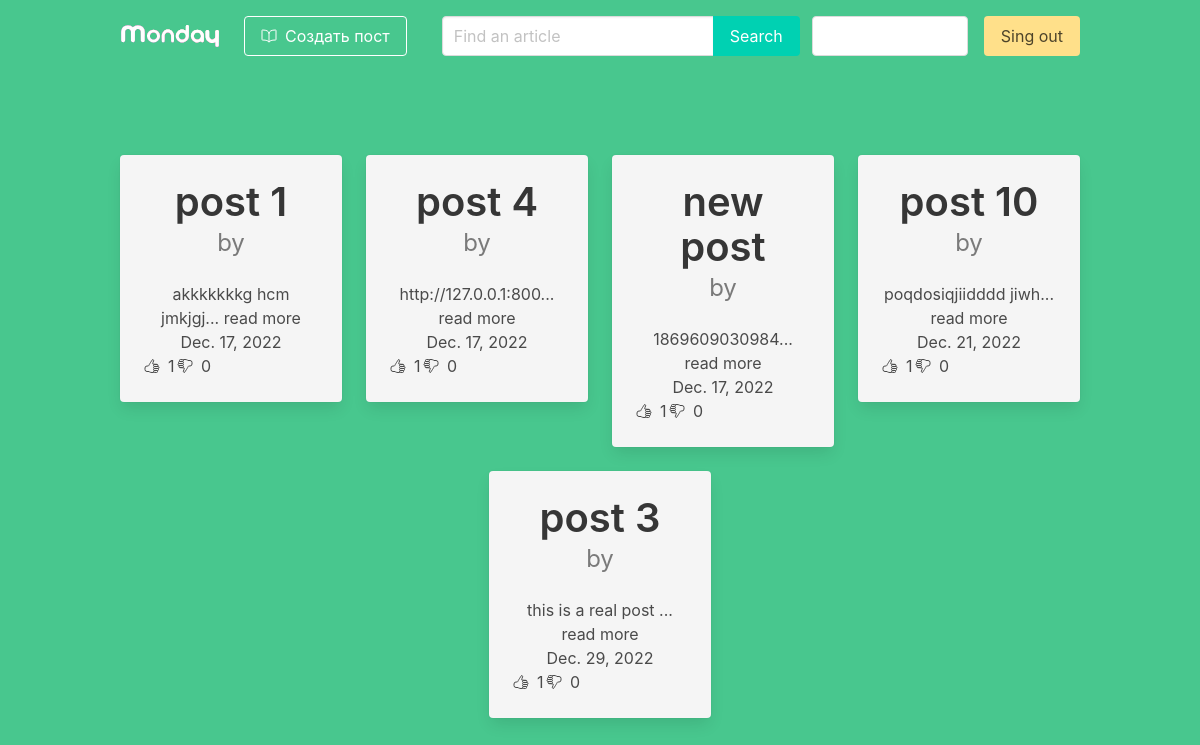
Screenshot of /articles/ (signed in) with the database file from the repository.
### articles/models.py (models this page shows)
class Article(models.Model):
    title = models.CharField(max_length=255)
    text = models.TextField(null=True)
    slug = models.SlugField(unique=True)
    date = models.DateField(auto_now=True)
    thumb = models.ImageField(default='image.jpg', blank=True)
    author = models.ForeignKey(User, default=None, on_delete=models.CASCADE)
    likes = models.ManyToManyField(User, related_name='likes')
    dislikes = models.ManyToManyField(User, related_name='dislikes')
    def __str__(self):
        return self.title
    def snippet(self):
        return self.text[:20] + '... read more'
    def total_likes(self):
        return self.likes.count()
    def total_dislikes(self):
        return self.dislikes.count()

### articles/views.py (the view)
# urls.py: path('articles/', views.articles, name='articles'),
@login_required(login_url='/users/sign-in/')
def articles(request):
    article = Article.objects.all().order_by('date')
    search = request.GET.get('search')
    article = article.filter(Q(title__icontains=search) |
                             Q(text__icontains=search)) if search else article
    return render(request, 'articles.html', {
        'article': article,
    })

### articles/templates/articles.html
{% extends 'base_layout.html' %}
{% load static %}
{% block content %}
    <div class="hero-body">
        <div class="container">
            <div class="columns is-centered is-multiline">
                {% for item in article %}
                    <div class="column is-3">
                        <a href="{% url 'articles:article_detail' item.slug %}">
                            <div class="card has-background-light has-text-centered">
                                <div class="card-content">
                                    <div class="media">
                                        <div class="media-content">
                                            <p class="title has-text-dark is-2">
                                                {{ item }}
                                            </p>
                                            {% if user == article.author %}
                                                <p class="subtitle is-4 has-text-grey">by you</p>
                                            {% else %}
                                                <p class="subtitle is-4 has-text-grey">by {{ article.author }}</p>
                                            {% endif %}
                                        </div>
                                    </div>
                                    <div class="content ">
                                        {{ item.snippet }}
                                        <br>
                                        <div>{{ item.date }}</div>
                                        <div class="columns">
                                            <div class="column is-2">
                                                <div class="columns is-gapless">
                                                    <div class="column">
                                                        <ion-icon name=  "thumbs-up-outline" class="mt-1"></ion-icon>
                                                    </div>
                                                    <div class="column">
                                                        <span class="ml-2">{{ item.total_likes }}</span>
                                                    </div>
                                                </div>
                                            </div>
                                            <div class="column is-2">
                                                <div class="columns is-gapless">
                                                    <div class="column">
                                                        <ion-icon name="thumbs-down-outline"
                                                                  class="mt-1"></ion-icon>
                                                    </div>
                                                    <div class="column">
                                                        <span class="ml-2">{{ item.total_dislikes }}</span>
                                                    </div>
                                                </div>
                                            </div>
                                        </div>
                                    </div>
                                </div>
                            </div>
                        </a>
                    </div>
                {% endfor %}
            </div>
        </div>
    </div>
{% endblock %}

### rows the page displays
Article: title "post 1", snippet "akkkkkkkg hcm jmkjgj... read more", date "Dec. 17, 2022", total_likes "1", total_dislikes "0"
Article: title "post 4", snippet "http://127.0.0.1:800... read more", date "Dec. 17, 2022", total_likes "1", total_dislikes "0"
Article: title "new post", snippet "1869609030984... read more", date "Dec. 17, 2022", total_likes "1", total_dislikes "0"
Article: title "post 10", snippet "poqdosiqjiidddd jiwh... read more", date "Dec. 21, 2022", total_likes "1", total_dislikes "0"
Article: title "post 3", snippet "this is a real post ... read more", date "Dec. 29, 2022", total_likes "1", total_dislikes "0"
